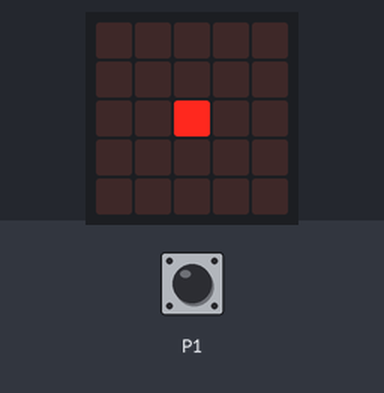
The program below on a simulated BBC micro:bit (MakeCode). Shown: the board's 5×5 LED display. The test bench sets the inputs (shaded band); at power-on: P1 LOW.

Above: at 0.1 s.
7.1 s: P1 pulled HIGH for 0.5 s
At 8.5 s:
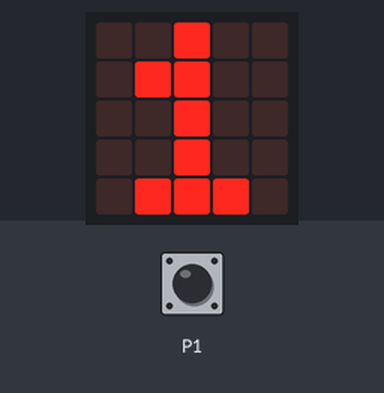
10.6 s: P1 pulled HIGH for 3.2 s
At 14.2 s:
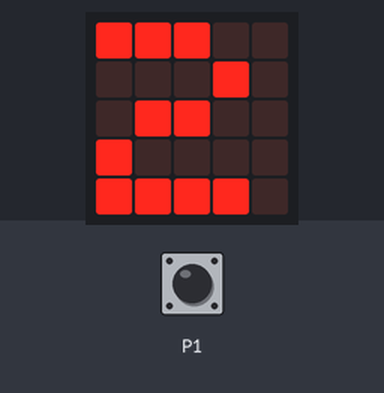
At 19.9 s:
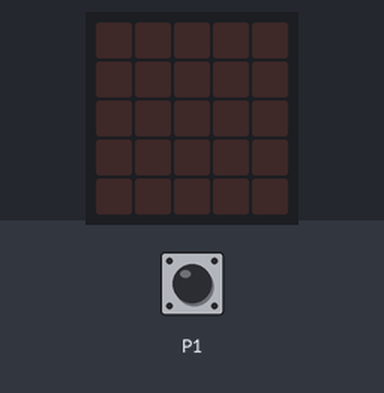
Timing chart, 0 to 21.3 s (numbered marks = the images above; inputs shaded):
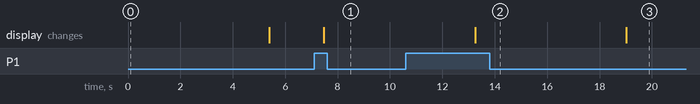

The program:

main.ts
```typescript
basic.showLeds(`
    . . . . .
    . . . . .
    . . # . .
    . . . . .
    . . . . .
    `)
basic.pause(5000)
basic.showLeds(`
    . . . . .
    . . . . .
    . . . . .
    . . . . .
    . . . . .
    `)
let Pocet = 0
basic.forever(function () {
    if (pins.digitalReadPin(DigitalPin.P1) == 1) {
        Pocet += 1
        basic.showNumber(Pocet)
        basic.pause(5000)
    } else {
        basic.showLeds(`
            . . . . .
            . . . . .
            . . . . .
            . . . . .
            . . . . .
            `)
    }
})
```

test.ts
```typescript
// sem patria testy; keď sa tento balík použije ako rozšírenie, nebudú sa kompilovať.
```

Measured:
- after the input at 7.1 s, the display: changes after 0.38 s (image 1)
- after the input at 10.6 s, the display: changes after 2.7 s (image 2)
